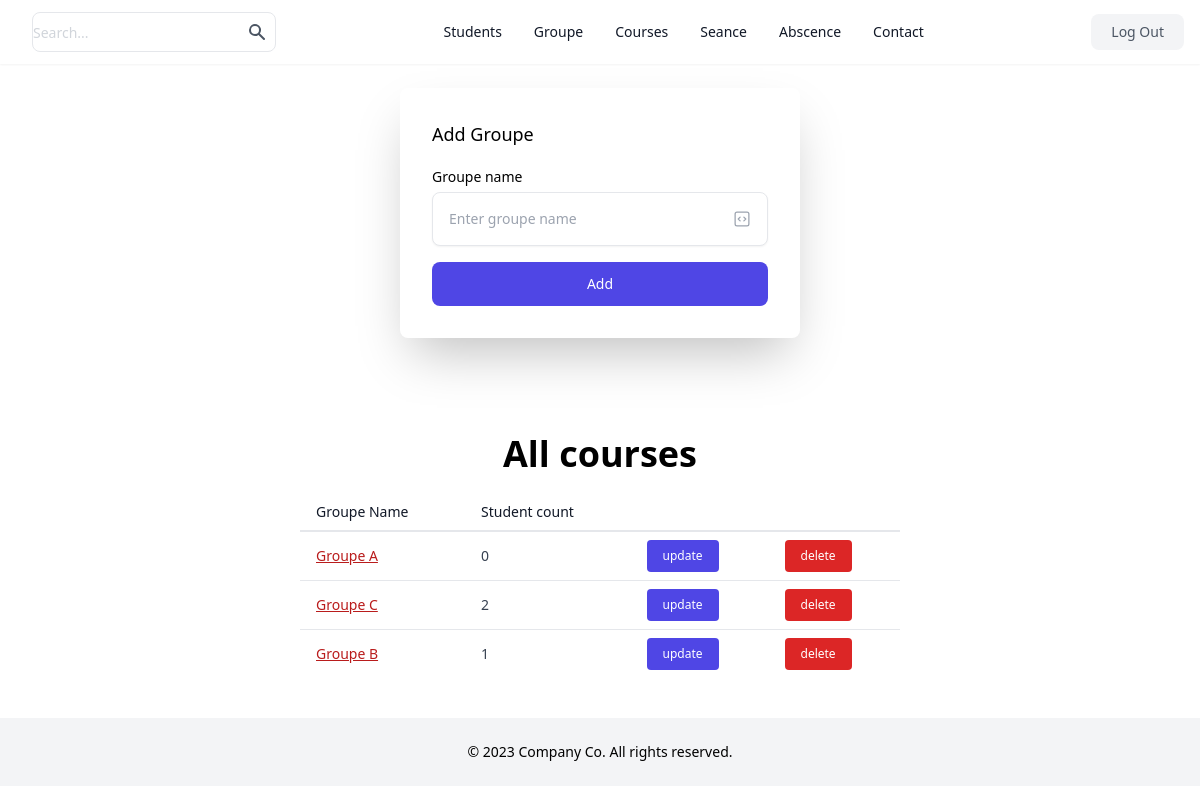
Page /groupe/index.php (signed in) on the committed database.
### tables this page shows
CREATE TABLE `groupes` (
  `id` int(11) NOT NULL AUTO_INCREMENT,
  `name` varchar(255) NOT NULL,
  PRIMARY KEY (`id`)
);

### groupe/index.php (the view, shortened to what this page needs)
<?php
require_once('create.php');
?>
<!DOCTYPE html>
<html lang="en">
<head>
    <script src="https://cdn.tailwindcss.com"></script>
    <script src="https://cdn.tailwindcss.com?plugins=forms,typography,aspect-ratio,line-clamp"></script>
    <link rel="stylesheet" href="https://cdn.jsdelivr.net/npm/tw-elements/dist/css/index.min.css" />
    <script src="https://cdn.tailwindcss.com/3.2.4"></script>
</head>
<body>
    <header aria-label="Site Header" class="shadow-sm">
        <div class="mx-auto flex h-16 max-w-screen-xl items-center justify-between px-4">
            <div class="flex items-center gap-4">
                <form class="mb-0 hidden lg:flex">
                    <div class="relative">
                        <input class="h-10 rounded-lg border-gray-200 pr-10 text-sm placeholder-gray-300 focus:z-10" placeholder="Search..." type="text" />
                        <button type="submit" class="absolute inset-y-0 right-0 mr-px rounded-r-lg p-2 text-gray-600">
                            <svg class="h-5 w-5" fill="currentColor" viewbox="0 0 20 20" xmlns="http://www.w3.org/2000/svg">
                                <path clip-rule="evenodd" d="M8 4a4 4 0 100 8 4 4 0 000-8zM2 8a6 6 0 1110.89 3.476l4.817 4.817a1 1 0 01-1.414 1.414l-4.816-4.816A6 6 0 012 8z" fill-rule="evenodd"></path>
                            </svg>
                        </button>
                    </div>
                </form>
            </div>
            <nav aria-label="Site Nav" class="hidden items-center justify-center gap-8 text-sm font-medium lg:flex lg:w-0 lg:flex-1">
                <a class="text-gray-900" href="../students/">Students</a>
                <a class="text-gray-900" href="../groupe/">Groupe</a>
                <a class="text-gray-900" href="../courses/">Courses</a>
                <a class="text-gray-900" href="../seance/">Seance</a>
                <a class="text-gray-900" href="../absence/">Abscence</a>
                <a class="text-gray-900" href="">Contact</a>
            </nav>
            <div class="hidden items-center gap-4 lg:flex">
                <a href="../destroy.php" class="rounded-lg bg-gray-100 px-5 py-2 text-sm font-medium text-gray-600">
                    Log Out
                </a>
            </div>
        </div>
    </header>
    <div class="flex justify-center">
        <form action="create.php" method="post" enctype="multipart/form-data" class="mt-6 mb-0 space-y-4 rounded-lg p-8 w-[400px] md:shadow-2xl xl:shadow-2xl">
            <p class="text-lg font-medium">Add Groupe</p>
            <div>
                <label for="groupe" class="text-sm font-medium">Groupe name</label>
                <div class="relative mt-1">
                    <input type="text" id="groupe" name="groupe_name" class="w-full rounded-lg border-gray-200 p-4 pr-12 text-sm shadow-sm" placeholder="Enter groupe name" />
                    <span class="absolute inset-y-0 right-4 inline-flex items-center">
                    </span>
                </div>
            </div>
            <button type="submit" name="submit" class="block w-full rounded-lg bg-indigo-600 px-5 py-3 text-sm font-medium text-white">
                Add
            </button>
        </form>
    </div>
    <h1 class="text-4xl font-bold flex justify-center w-full mt-[8%] ">All courses</h1>
    <div class="flex justify-center items-center flex-wrap my-5 ">
        <table class="w-1/2 divide-y-2 divide-gray-200 text-sm">
            <thead>
                <tr>
                    <th class="whitespace-nowrap px-4 py-2 text-left font-medium text-gray-900">
                        Groupe Name
                    </th>
                    <th class="whitespace-nowrap px-4 py-2 text-left font-medium text-gray-900">
                        Student count
                    </th>
                    <th class="px-4 py-2"></th>
                </tr>
            </thead>
            <tbody class="divide-y divide-gray-200">
                <?php
                $stmt = $conn->prepare('SELECT groupes.id, groupes.name, COUNT(students.id) as student_count
            FROM groupes
            LEFT JOIN students ON groupes.id = students.id_groupe
            GROUP BY groupes.id');
                $stmt->execute();
                $groupe = $stmt->fetchAll();
                foreach ($groupe as $key => $value) {
                ?>
                    <tr>
                        <td class="whitespace-nowrap px-4 py-2 text-red-700 underline group-link" data-te-toggle="modal" data-te-target="#staticBackdrop" data-id="<?= $value['id'] ?>"><?= $value['name'] ?></a></td>
                        <td class="whitespace-nowrap px-4 py-2 text-gray-700"><?= $value['student_count'] ?></td>
                        <td class="whitespace-nowrap px-4 py-2">
                            <a href="update.php?id=<?= $value['id'] ?>" class="inline-block rounded bg-indigo-600 px-4 py-2 text-xs font-medium text-white hover:bg-indigo-700">
                                update
                            </a>
                        </td>
                        <td class="whitespace-nowrap px-4 py-2">
                            <a href="delete.php?id=<?= $value['id'] ?>" class="inline-block rounded bg-red-600 px-4 py-2 text-xs font-medium text-white hover:bg-red-700">
                                delete
                            </a>
                        </td>
                    </tr>
                <?php } ?>
            </tbody>
        </table>
    </div>
    <footer aria-label="Site Footer" class="bg-gray-100 mt-10">
        <div class="py-6 text-sm text-center dark:text-gray-400">
            © 2023 Company Co. All rights reserved.
        </div>
    </footer>
</body>
</html>

### rows in the picture
groupes: name "Groupe A", student_count "0"
groupes: name "Groupe C", student_count "2"
groupes: name "Groupe B", student_count "1"
